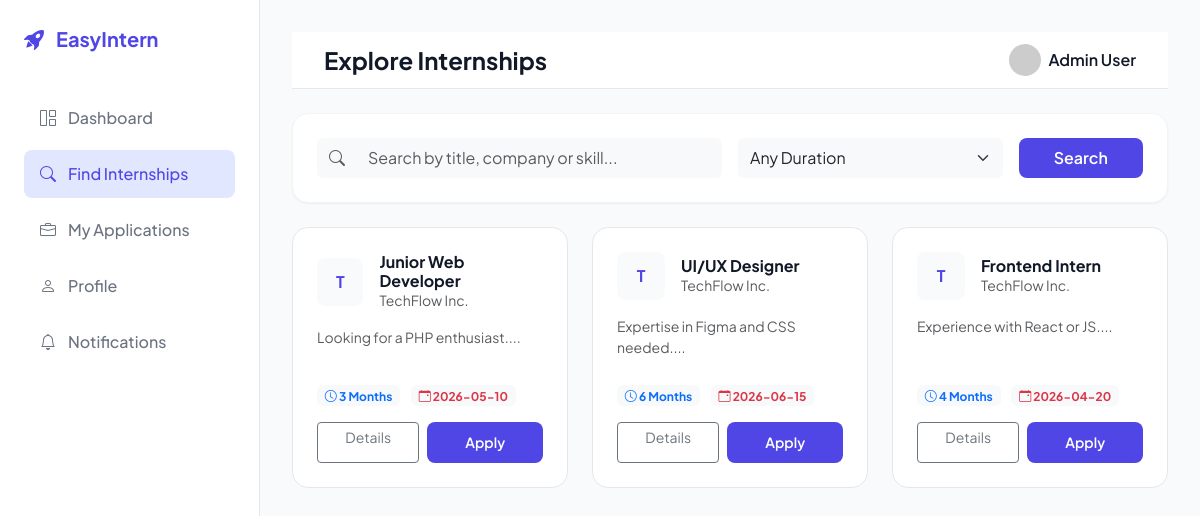
The app's page /internships.php (signed in) with its own data.
### tables this page shows
CREATE TABLE IF NOT EXISTS internships (
    id INT AUTO_INCREMENT PRIMARY KEY,
    company_id INT,
    title VARCHAR(255) NOT NULL,
    description TEXT NOT NULL,
    requirements TEXT,  
    duration VARCHAR(100),
    deadline DATE,
    company_name VARCHAR(255),
    status ENUM('Active', 'Expired') DEFAULT 'Active',
    created_at TIMESTAMP DEFAULT CURRENT_TIMESTAMP,
    FOREIGN KEY (company_id) REFERENCES users(id) ON DELETE CASCADE
);

### internships.php (the view, shortened to what this page needs)
<?php
require 'includes/db.php';
$search = $_GET['q'] ?? '';
$sql = "SELECT * FROM internships WHERE status = 'Active'";
$params = [];
$stmt = $pdo->prepare($sql);
$stmt->execute($params);
$internships = $stmt->fetchAll();
?>
<!DOCTYPE html>
<html lang="en">
<head>
    <link href="https://cdn.jsdelivr.net/npm/bootstrap@5.3.0/dist/css/bootstrap.min.css" rel="stylesheet">
    <link rel="stylesheet" href="assets/css/saas-style.css">
    <link rel="stylesheet" href="https://cdn.jsdelivr.net/npm/bootstrap-icons@1.11.1/font/bootstrap-icons.css">
</head>
<body>
<div class="dashboard-wrapper">
    <aside class="sidebar">
        <div class="sidebar-logo"><i class="bi bi-rocket-takeoff-fill"></i> EasyIntern</div>
        <nav class="d-flex flex-column h-100">
            <a href="student_dashboard.php" class="nav-item"><i class="bi bi-grid-1x2"></i> Dashboard</a>
            <a href="internships.php" class="nav-item active"><i class="bi bi-search"></i> Find Internships</a>
            <a href="applications.php" class="nav-item"><i class="bi bi-briefcase"></i> My Applications</a>
            <a href="profile.php" class="nav-item"><i class="bi bi-person"></i> Profile</a>
            <a href="notifications.php" class="nav-item"><i class="bi bi-bell"></i> Notifications</a>
        </nav>
    </aside>
    <main class="main-content">
        <header class="top-navbar mb-4">
            <h4 class="mb-0 fw-bold me-auto">Explore Internships</h4>
            <div class="d-flex align-items-center gap-2">
                <img src="https://ui-avatars.com/api/?name=<?php echo urlencode($_SESSION['name']); ?>&background=4f46e5&color=fff" class="rounded-circle" width="32">
                <span class="fw-semibold"><?php echo htmlspecialchars($_SESSION['name']); ?></span>
            </div>
        </header>
        <div class="glass-card mb-4">
            <form action="internships.php" method="GET" class="row g-3">
                <div class="col-md-6">
                    <div class="input-group">
                        <span class="input-group-text bg-light border-0"><i class="bi bi-search text-muted"></i></span>
                        <input type="text" name="q" class="form-control bg-light border-0 py-2" placeholder="Search by title, company or skill..." value="<?php echo htmlspecialchars($search); ?>">
                    </div>
                </div>
                <div class="col-md-4">
                    <select name="duration" class="form-select bg-light border-0 py-2">
                        <option value="">Any Duration</option>
                    </select>
                </div>
                <div class="col-md-2">
                    <button type="submit" class="btn-indigo w-100 py-2">Search</button>
                </div>
            </form>
        </div>
        <div class="row g-4">
            <?php if(empty($internships)): ?>
                <div class="col-12 text-center py-5">
                    <i class="bi bi-search fs-1 text-muted"></i>
                    <p class="text-muted mt-3">No internships found matching your criteria.</p>
                </div>
            <?php else: foreach($internships as $intern): ?>
                <div class="col-md-6 col-xl-4">
                    <div class="intern-card h-100 d-flex flex-column">
                        <div class="d-flex align-items-center gap-3 mb-3">
                            <div class="company-logo"><?php echo substr($intern['company_name'], 0, 1); ?></div>
                            <div>
                                <h6 class="mb-0 fw-bold"><?php echo htmlspecialchars($intern['title']); ?></h6>
                                <p class="small text-muted mb-0"><?php echo htmlspecialchars($intern['company_name']); ?></p>
                            </div>
                        </div>
                        <p class="small text-muted mb-4 flex-grow-1"><?php echo htmlspecialchars(substr($intern['description'], 0, 100)); ?>...</p>
                        <div class="mb-3">
                            <span class="badge bg-light text-primary me-2"><i class="bi bi-clock"></i> <?php echo $intern['duration']; ?></span>
                            <span class="badge bg-light text-danger"><i class="bi bi-calendar-event"></i> <?php echo $intern['deadline']; ?></span>
                        </div>
                        <div class="d-flex gap-2">
                            <a href="internship_details.php?id=<?php echo $intern['id']; ?>" class="btn btn-sm btn-outline-secondary w-100">Details</a>
                            <a href="apply.php?id=<?php echo $intern['id']; ?>" class="btn btn-sm btn-indigo w-100">Apply</a>
                        </div>
                    </div>
                </div>
            <?php endforeach; endif; ?>
        </div>
    </main>
</div>
</body>
</html>

### assets/css/saas-style.css (style rules this page uses)
:root { --primary: #4f46e5; --primary-light: #e0e7ff; --secondary: #10b981; --bg-light: #f9fafb; --bg-white: #ffffff; --text-dark: #111827; --text-muted: #6b7280; --sidebar-width: 260px; --transition: all 0.3s cubic-bezier(0.4, 0, 0.2, 1); --shadow-sm: 0 1px 2px 0 rgb(0 0 0 / 0.05); --shadow-md: 0 4px 6px -1px rgb(0 0 0 / 0.1), 0 2px 4px -2px rgb(0 0 0 / 0.1); }
body { font-family: 'Plus Jakarta Sans', sans-serif; background-color: var(--bg-light); color: var(--text-dark); overflow-x: hidden; }
.dashboard-wrapper { display: flex; min-height: 100vh; }
.sidebar { width: var(--sidebar-width); background: var(--bg-white); border-right: 1px solid #e5e7eb; padding: 1.5rem; position: fixed; height: 100vh; z-index: 50; transition: var(--transition); }
.sidebar-logo { font-size: 1.25rem; font-weight: 700; color: var(--primary); display: flex; align-items: center; gap: 0.75rem; margin-bottom: 2.5rem; }
.nav-item { display: flex; align-items: center; gap: 0.75rem; padding: 0.75rem 1rem; border-radius: 0.5rem; color: var(--text-muted); text-decoration: none; font-weight: 500; margin-bottom: 0.5rem; transition: var(--transition); }
.nav-item:hover, .nav-item.active { background: var(--primary-light); color: var(--primary); }
.main-content { margin-left: var(--sidebar-width); flex: 1; padding: 2rem; }
.top-navbar { background: var(--bg-white); padding: 0.75rem 2rem; border-bottom: 1px solid #e5e7eb; display: flex; justify-content: flex-end; align-items: center; gap: 1.5rem; position: sticky; top: 0; z-index: 40; }
.glass-card { background: var(--bg-white); border-radius: 1rem; border: 1px solid #f3f4f6; padding: 1.5rem; box-shadow: var(--shadow-sm); transition: var(--transition); }
.btn-indigo { background: var(--primary); color: white; padding: 0.625rem 1.25rem; border-radius: 0.5rem; font-weight: 600; border: none; transition: var(--transition); }
.intern-card { border: 1px solid #e5e7eb; border-radius: 1rem; padding: 1.5rem; background: white; transition: var(--transition); }
.company-logo { width: 48px; height: 48px; border-radius: 0.5rem; background: var(--bg-light); display: flex; align-items: center; justify-content: center; font-weight: 700; color: var(--primary); }

### records on screen
internships: company_name "T", title "Junior Web Developer", company_name "TechFlow Inc.", description "Looking for a PHP enthusiast.", duration "3 Months", deadline "2026-05-10"
internships: company_name "T", title "UI/UX Designer", company_name "TechFlow Inc.", description "Expertise in Figma and CSS needed.", duration "6 Months", deadline "2026-06-15"
internships: company_name "T", title "Frontend Intern", company_name "TechFlow Inc.", description "Experience with React or JS.", duration "4 Months", deadline "2026-04-20"

### other values on screen
$_SESSION['name'] "Admin User"
